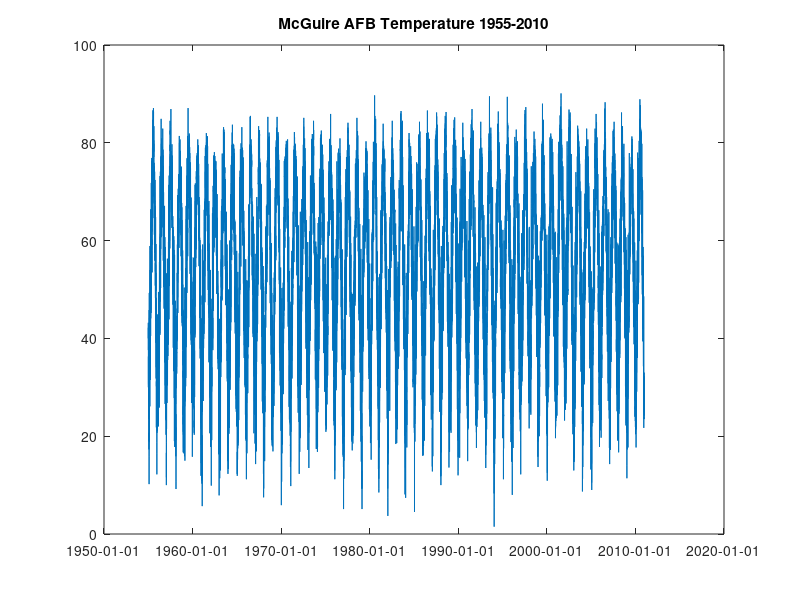
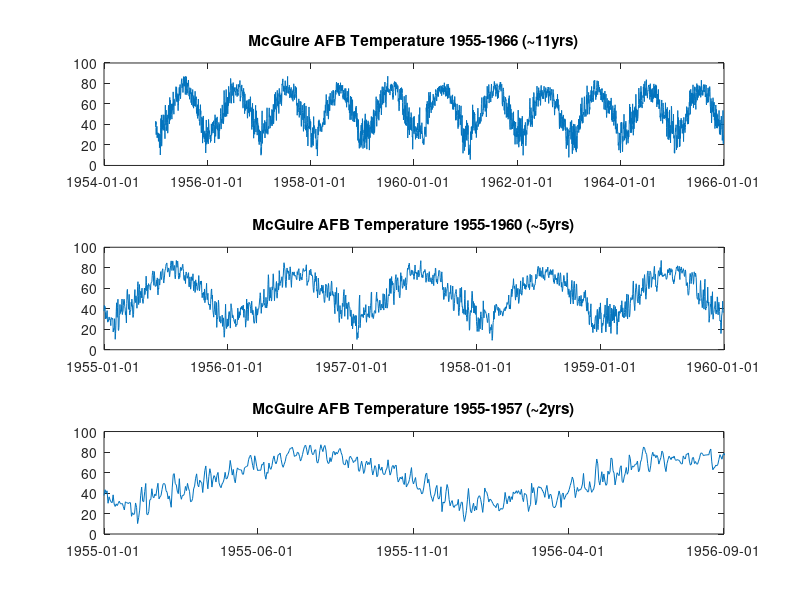
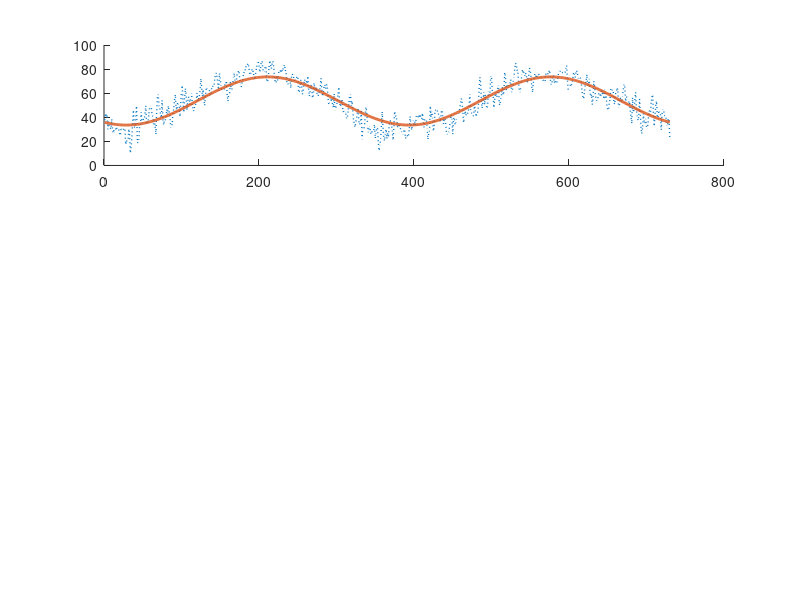

Reproduce these figures in MATLAB, in order. (Note: this script raises an error after producing the figures.)
%% Part1 Warm-up and Basis Function

% Load Data
%    - date: record of date
%    - temperature: the corresponding temperature 
temperature = csvread("data/McGuireAFB.data.csv");
dates = csvread("data/McGuireAFB.time.csv"); % The date seemed to be a little wierd...


%% 1.1 Show basic data property
figure(1)
plot(dates, temperature);
datetick('x', 'yyyy-mm-dd');
title('McGuire AFB Temperature 1955-2010');

%%% ? How would you fit the graph?


%% 1.2 See data in different ranges
figure(2)

subplot(3,1,1)   % [11 Years]
slice = 1:365*11; % Choose 1 ~ 365*11 days of the year
plot(dates(slice), temperature(slice));
datetick('x', 'yyyy-mm-dd');
title('McGuire AFB Temperature 1955-1966 (~11yrs)');


subplot(3,1,2)   % [5 Years]
slice = 1:365*5; % Choose 1 ~ 365*5 days of the year
plot(dates(slice), temperature(slice));
datetick('x', 'yyyy-mm-dd');
title('McGuire AFB Temperature 1955-1960 (~5yrs)');

subplot(3,1,3)   % [2 Years]
slice = 1:365*2; % Choose 1 ~ 365*2 days of the year
plot(dates(slice), temperature(slice));
datetick('x', 'yyyy-mm-dd');
title('McGuire AFB Temperature 1955-1957 (~2yrs)');

%% 1.3 Try to fit data by different functions

x = 1:365*2; 
y = temperature(x);

% 1. sin(x)

figure(3);

subplot(3,1,1);
X = 20; b = mean(y); phi = 120;
T = 365 / (2 * pi);

z = X * sin((x - phi)/T) + b;
error = norm(y - z')^2 / length(x);
hold on; plot(x,y, ':','LineWidth', 1);  plot(x,z, 'LineWidth',2); hold off;
title("Fit data with sin(x)-liked function (error = " + num2str(error, 3) + ")");
D = '$$y = 38 sin(\frac{2 \pi}{365} (x - 120 )) )$$';
annotation(gcf,'textbox',[0,0,1,1],'string',D,'interpreter','latex');

% 2. sin(x) + cos(x)

subplot(3,1,2);

A1 = 17; A2 = 10;
phi1 = 140; phi2 = 160;
b = mean(y); 
T = 365 / (2 * pi);

z = A1 * sin((x - phi1)/T) + A2 * cos( (x - phi2)/T) + b;
error = norm(y - z')^2 / length(x);
hold on; plot(x,y, ':','LineWidth', 1);  plot(x,z, 'LineWidth',2); hold off;
title("Fit data with sin(x)+cos(x)-liked function (error = " + num2str(error, 3) + ")");
D = '$$y = 38 sin(\frac{2 \pi}{365} (x - 120 )) )$$';
annotation(gcf,'textbox',[0,0,1,1],'string',D,'interpreter','latex');

% 3. sin(x) + sin(2x)

subplot(3,1,3);

A1 = 2; A2 = 23.7;
phi1 = 0; phi2 = 107;
b = 53; 
T1 = 60;
T2 = 5.5;

z1 = A1 * sin((x - phi1)/T);
z2 = A2 * sin((x - phi2)/T);
z =  z1 + z2 + b;
error = norm(y - z')^2 / length(x)

hold on; 
plot(x,y, ':','LineWidth', 1);  plot(x,z, 'LineWidth',2); 
hold off;
title("Fit data with sin(x)+sin(x/2)-liked function (error = " + num2str(error, 3) + ")");
D = '$$y = 38 sin(\frac{2 \pi}{365} (x - 120 )) )$$';
annotation(gcf,'textbox',[0,0,1,1],'string',D,'interpreter','latex');


%% 1.4 How to build a Basis Function (Matrix)
% Since we are using a combination of sin/cos to construct our "data"
% We need an efficient way to construct this matrix `A`.
% This is called a basis matrix, which contains orthogonal bases
% as different columns.
% 
% Construct a series of 
% [ x1 sin(x1) sin(2*x1) cos(x1) cos(2*x1)]
% [ x2 sin(x2) sin(2*x2) cos(x2) cos(2*x2)]

x = (1:365*2)';
T_yr = 365.25;
t = [1:10] * 365.25;  % Cycle: [1 2 3 4 ... 10]
X = [ ones(size(x)) x sin(x/t) cos(x/t)]; % 
X = X ./ max(X); % Regularize (not strictly correct though...)

% Tada! This is the basis matrix
X;

%% 1.5 Factor of Gobal Warming

x = (1:365*2)';

T_yr = 365.25;

% Add the factors you wish to the list
t = T_yr * [ 
     0.50  % Undergrad Final Exam Cycle
     1.00  % Seasonal Cycle
     4.00  % US President Election]
    10.78  % Solar Cycle
    18.60  % Moon Declination angle changing cycle
    88.00  % Volcanic Activity Periodicity
   178.00  % Tidal Cycle
]';

X = [ ones(size(x)) x sin(x*t) cos(x*t)];

X = X ./ max(X);





